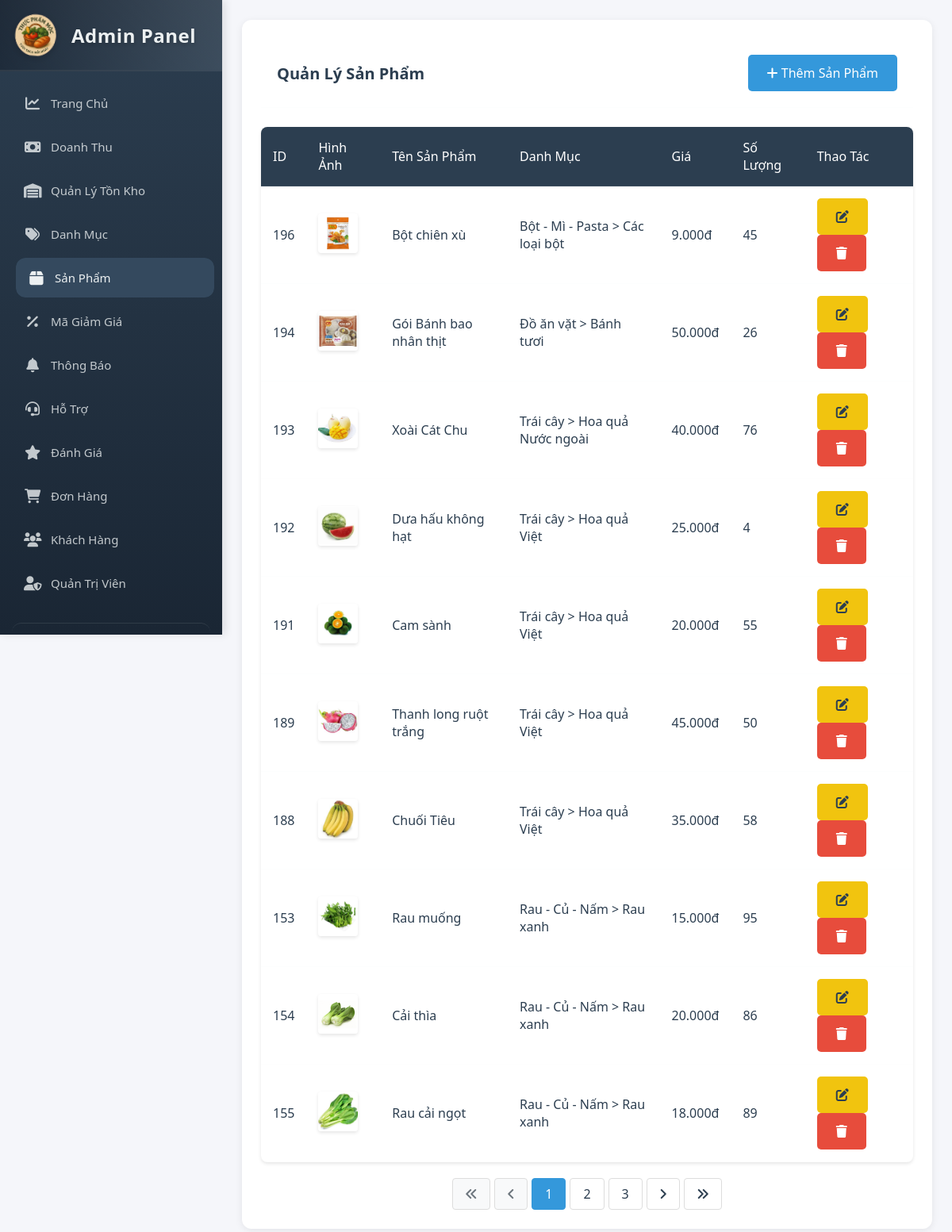
/admin/products.php (signed in), run on the app's committed database.
### tables this page shows
CREATE TABLE `products` (
  `product_id` int(11) NOT NULL AUTO_INCREMENT,
  `subcategory_id` int(11) NOT NULL,
  `name` varchar(255) NOT NULL,
  `description` text DEFAULT NULL,
  `origin` varchar(255) DEFAULT NULL,
  `price` decimal(10,2) NOT NULL,
  `image_url` varchar(255) DEFAULT NULL,
  `stock_quantity` int(11) DEFAULT 0,
  `sold_quantity` int(11) DEFAULT 0,
  `created_at` timestamp NOT NULL DEFAULT current_timestamp(),
  `updated_at` timestamp NOT NULL DEFAULT current_timestamp() ON UPDATE current_timestamp(),
  PRIMARY KEY (`product_id`),
  KEY `subcategory_id` (`subcategory_id`),
  CONSTRAINT `products_ibfk_1` FOREIGN KEY (`subcategory_id`) REFERENCES `subcategories` (`subcategory_id`)
);

CREATE TABLE `categories` (
  `category_id` int(11) NOT NULL AUTO_INCREMENT,
  `name` varchar(255) NOT NULL,
  `description` text DEFAULT NULL,
  `created_at` timestamp NOT NULL DEFAULT current_timestamp(),
  `updated_at` timestamp NOT NULL DEFAULT current_timestamp() ON UPDATE current_timestamp(),
  PRIMARY KEY (`category_id`),
  UNIQUE KEY `name` (`name`)
);

CREATE TABLE `subcategories` (
  `subcategory_id` int(11) NOT NULL AUTO_INCREMENT,
  `category_id` int(11) NOT NULL,
  `name` varchar(255) NOT NULL,
  `description` text DEFAULT NULL,
  `created_at` timestamp NOT NULL DEFAULT current_timestamp(),
  `updated_at` timestamp NOT NULL DEFAULT current_timestamp() ON UPDATE current_timestamp(),
  PRIMARY KEY (`subcategory_id`),
  KEY `category_id` (`category_id`),
  CONSTRAINT `subcategories_ibfk_1` FOREIGN KEY (`category_id`) REFERENCES `categories` (`category_id`)
);

### admin/products.php (the view, shortened to what this page needs)
<?php
$items_per_page = 10;
$current_page = isset($_GET['page']) ? (int)$_GET['page'] : 1;
$offset = ($current_page - 1) * $items_per_page;
$conn = getDBConnection();
$total_query = "SELECT COUNT(*) as total FROM products";
$total_result = $conn->query($total_query);
$total_products = $total_result->fetch_assoc()['total'];
$total_pages = ceil($total_products / $items_per_page);
$query = "SELECT p.*, c.name as category_name, s.name as subcategory_name
          FROM products p
          JOIN subcategories s ON p.subcategory_id = s.subcategory_id
          JOIN categories c ON s.category_id = c.category_id
          ORDER BY p.created_at DESC
          LIMIT $offset, $items_per_page";
$products = $conn->query($query);
?>
<!DOCTYPE html>
<html lang="vi">
<head>
    <link rel="stylesheet" href="assets/css/admin-style.css">
    <link rel="stylesheet" href="https://cdnjs.cloudflare.com/ajax/libs/font-awesome/6.0.0/css/all.min.css">
</head>
<body>
    <div class="admin-container">
        <?php include 'sidebar.php'; ?>
        <main class="main-content">
            <div class="card">
                <div class="card-header">
                    <h2 class="card-title">Quản Lý Sản Phẩm</h2>
                    <button class="btn btn-primary" onclick="showAddForm()">
                        <i class="fas fa-plus"></i> Thêm Sản Phẩm
                    </button>
                </div>
                <div class="table-container">
                    <table>
                        <thead>
                            <tr>
                                <th>ID</th>
                                <th>Hình Ảnh</th>
                                <th>Tên Sản Phẩm</th>
                                <th>Danh Mục</th>
                                <th>Giá</th>
                                <th>Số Lượng</th>
                                <th>Thao Tác</th>
                            </tr>
                        </thead>
                        <tbody>
                            <?php while ($product = $products->fetch_assoc()): ?>
                                <tr>
                                    <td><?php echo $product['product_id']; ?></td>
                                    <td>
                                        <img src="<?php echo $product['image_url']; ?>" alt="<?php echo $product['name']; ?>" style="width: 50px; height: 50px; object-fit: cover;">
                                    </td>
                                    <td><?php echo $product['name']; ?></td>
                                    <td><?php echo $product['category_name'] . ' > ' . $product['subcategory_name']; ?></td>
                                    <td><?php echo number_format($product['price'], 0, ',', '.') . 'đ'; ?></td>
                                    <td><?php echo $product['stock_quantity']; ?></td>
                                    <td>
                                        <button class="btn btn-warning" onclick="showEditForm(<?php echo htmlspecialchars(json_encode($product)); ?>)">
                                            <i class="fas fa-edit"></i>
                                        </button>
                                        <button class="btn btn-danger" onclick="confirmDelete(<?php echo $product['product_id']; ?>)">
                                            <i class="fas fa-trash"></i>
                                        </button>
                                    </td>
                                </tr>
                            <?php endwhile; ?>
                        </tbody>
                    </table>
                </div>
                <div class="pagination">
                    <?php if ($total_pages > 1): ?>
                        <?php if ($current_page > 1): ?>
                            <a href="?page=1" title="Trang đầu"><i class="fas fa-angle-double-left"></i></a>
                            <a href="?page=<?php echo $current_page - 1; ?>" title="Trang trước"><i class="fas fa-angle-left"></i></a>
                        <?php else: ?>
                            <span class="disabled"><i class="fas fa-angle-double-left"></i></span>
                            <span class="disabled"><i class="fas fa-angle-left"></i></span>
                        <?php endif; ?>
                        <?php
                        $start_page = max(1, $current_page - 2);
                        $end_page = min($total_pages, $current_page + 2);
                        for ($i = $start_page; $i <= $end_page; $i++):
                        ?>
                            <?php if ($i == $current_page): ?>
                                <span class="active"><?php echo $i; ?></span>
                            <?php else: ?>
                                <a href="?page=<?php echo $i; ?>"><?php echo $i; ?></a>
                            <?php endif; ?>
                        <?php endfor; ?>
                        <?php if ($current_page < $total_pages): ?>
                            <a href="?page=<?php echo $current_page + 1; ?>" title="Trang sau"><i class="fas fa-angle-right"></i></a>
                            <a href="?page=<?php echo $total_pages; ?>" title="Trang cuối"><i class="fas fa-angle-double-right"></i></a>
                        <?php else: ?>
                            <span class="disabled"><i class="fas fa-angle-right"></i></span>
                            <span class="disabled"><i class="fas fa-angle-double-right"></i></span>
                        <?php endif; ?>
                    <?php endif; ?>
                </div>
            </div>
        </main>
    </div>
</body>
</html>

### admin/assets/css/admin-style.css (style rules this page uses)
:root { --primary-color: #2c3e50; --secondary-color: #34495e; --accent-color: #3498db; --success-color: #2ecc71; --danger-color: #e74c3c; --warning-color: #f1c40f; --text-color: #2c3e50; --light-bg: #f5f6fa; --white: #ffffff; --shadow: 0 2px 4px rgba(0,0,0,0.1); }
* { margin: 0; padding: 0; box-sizing: border-box; font-family: 'Segoe UI', Tahoma, Geneva, Verdana, sans-serif; }
body { background-color: var(--light-bg); color: var(--text-color); }
.admin-container { display: flex; min-height: 100vh; }
.main-content { flex: 1; padding: 2rem; margin-left: 250px; }
.card { background: var(--white); border-radius: 10px; padding: 1.5rem; margin-bottom: 1.5rem; box-shadow: var(--shadow); }
.card-header { display: flex; justify-content: space-between; align-items: center; margin-bottom: 1.5rem; }
.card-title { font-size: 1.25rem; color: var(--primary-color); }
.table-container { overflow-x: auto; }
table { width: 100%; border-collapse: collapse; margin: 1rem 0; }
th, td { padding: 1rem; text-align: left; border-bottom: 1px solid #ddd; }
th { background-color: var(--primary-color); color: var(--white); }
.btn { padding: 0.75rem 1.5rem; border: none; border-radius: 5px; cursor: pointer; font-size: 1rem; transition: all 0.3s ease; }
.btn-primary { background-color: var(--accent-color); color: var(--white); }
.btn-danger { background-color: var(--danger-color); color: var(--white); }
.btn-warning { background-color: var(--warning-color); color: var(--text-color); }

### admin/assets/css/admin-sidebar.css (style rules this page uses)
:root { --primary-color: #2c3e50; --primary-light: #3c526d; --primary-dark: #1a2634; --secondary-color: #34495e; --accent-color: #3498db; --hover-color: #2980b9; --text-light: #ecf0f1; --text-dark: #2c3e50; --border-color: rgba(236, 240, 241, 0.1); --bg-light: #f5f6fa; --bg-dark: #2c3e50; --danger-color: #e74c3c; --success-color: #2ecc71; --menu-item-height: 50px; --transition-speed: 0.3s; --sidebar-width: 280px; }
* { margin: 0; padding: 0; box-sizing: border-box; }
body { font-family: 'Segoe UI', Tahoma, Geneva, Verdana, sans-serif; background-color: var(--bg-light); min-height: 100vh; display: flex; }
.main-content { margin-left: var(--sidebar-width); padding: 25px; min-height: 100vh; width: calc(100% - var(--sidebar-width)); background-color: var(--bg-light); transition: margin-left var(--transition-speed); }
.card { background: white; border-radius: 12px; box-shadow: 0 2px 10px rgba(0, 0, 0, 0.08); margin-bottom: 25px; overflow: hidden; }
.card-header { padding: 20px; border-bottom: 1px solid var(--border-color); background: white; }
table { width: 100%; border-collapse: collapse; margin-bottom: 0; }
th, td { padding: 15px; text-align: left; border-bottom: 1px solid var(--border-color); }
th { background: var(--primary-color); color: var(--text-light); font-weight: 500; }

### admin/products.php (style rules this page uses)
.admin-container { display: flex; width: 100%; min-height: 100vh; }
.main-content { flex: 1; width: calc(100% - var(--sidebar-width)); margin-left: var(--sidebar-width); padding: 2rem; background-color: var(--bg-light); }
.pagination { display: flex; justify-content: center; align-items: center; margin-top: 20px; gap: 5px; }
.pagination a, .pagination span { padding: 8px 16px; border: 1px solid #ddd; border-radius: 4px; color: #2c3e50; text-decoration: none; transition: all 0.3s ease; }
.pagination .active { background-color: #3498db; color: white; border-color: #3498db; }
.pagination .disabled { color: #6c757d; pointer-events: none; background-color: #f8f9fa; }
.table-container { background-color: #fff; border-radius: 8px; box-shadow: 0 2px 4px rgba(0,0,0,0.1); overflow: hidden; margin-bottom: 20px; }
table { margin: 0; }
table th { background-color: #2c3e50; color: #fff; font-weight: 500; }
table td { vertical-align: middle; }
table img { border-radius: 4px; box-shadow: 0 2px 4px rgba(0,0,0,0.1); }

### data on the page
products: product_id "196", image_url (picture), name "Bột chiên xù", categories.name "Bột - Mì - Pasta", subcategory.name "Các loại bột", price "9.000", stock_quantity "45"
products: product_id "194", image_url (picture), name "Gói Bánh bao nhân thịt", categories.name "Đồ ăn vặt", subcategory.name "Bánh tươi", price "50.000", stock_quantity "26"
products: product_id "193", image_url (picture), name "Xoài Cát Chu", categories.name "Trái cây", subcategory.name "Hoa quả Nước ngoài", price "40.000", stock_quantity "76"
products: product_id "192", image_url (picture), name "Dưa hấu không hạt", categories.name "Trái cây", subcategory.name "Hoa quả Việt", price "25.000", stock_quantity "4"
products: product_id "191", image_url (picture), name "Cam sành", categories.name "Trái cây", subcategory.name "Hoa quả Việt", price "20.000", stock_quantity "55"
products: product_id "189", image_url (picture), name "Thanh long ruột trắng", categories.name "Trái cây", subcategory.name "Hoa quả Việt", price "45.000", stock_quantity "50"
products: product_id "188", image_url (picture), name "Chuối Tiêu", categories.name "Trái cây", subcategory.name "Hoa quả Việt", price "35.000", stock_quantity "58"
products: product_id "153", image_url (picture), name "Rau muống", categories.name "Rau - Củ - Nấm", subcategory.name "Rau xanh", price "15.000", stock_quantity "95"
products: product_id "154", image_url (picture), name "Cải thìa", categories.name "Rau - Củ - Nấm", subcategory.name "Rau xanh", price "20.000", stock_quantity "86"
products: product_id "155", image_url (picture), name "Rau cải ngọt", categories.name "Rau - Củ - Nấm", subcategory.name "Rau xanh", price "18.000", stock_quantity "89"
